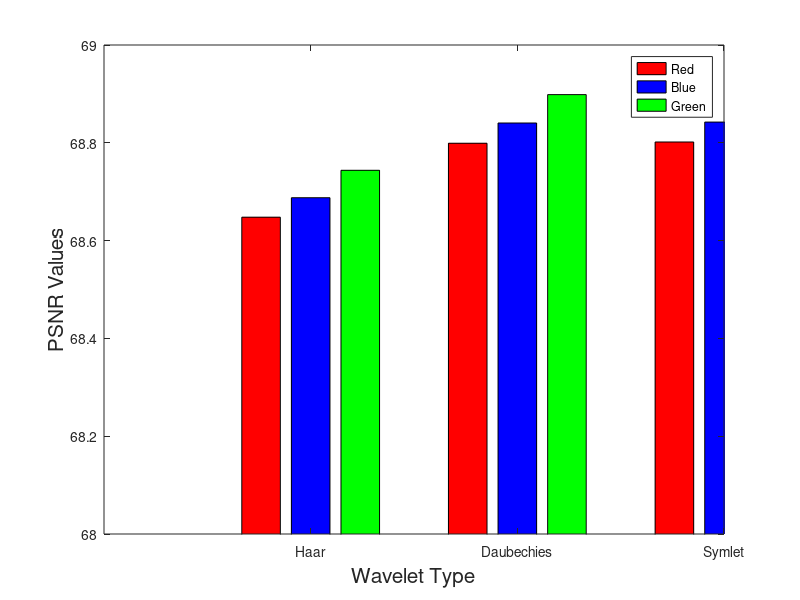

MATLAB code to generate this figure:
clear all
clc
X = [ 1; 2; 3 ];
Y = [ 68.647893508089910 68.687718304199250 68.743776493997930; ...
      68.799101166846740 68.840473443711770 68.898538797783370; ...
      68.801640688183780 68.842384293799950 68.900535457105500; ...
    ];


Z = bar(X,Y);
set(Z(1), 'Facecolor','r')
set(Z(2), 'Facecolor','b')
set(Z(3), 'Facecolor','g')
xticks(1:3);
xticklabels({'Haar','Daubechies','Symlet'});
xlabel( 'Wavelet Type', 'FontSize',15 )
ylabel( 'PSNR Values','FontSize',15 )
legend({'Red', 'Blue', 'Green'});
axis([0, 3, 68, 69]);